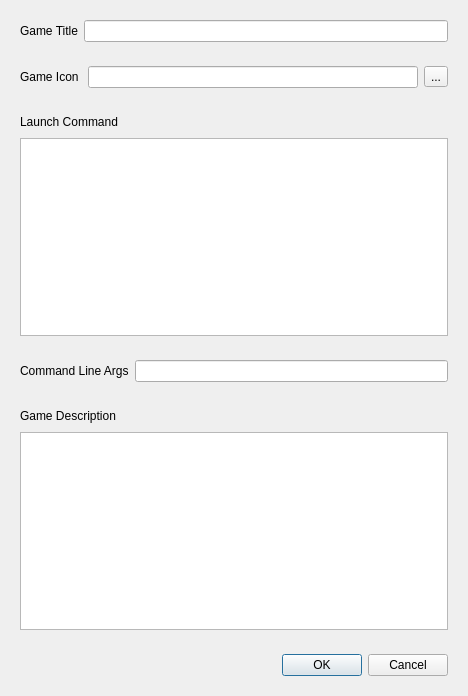
<?xml version="1.0" encoding="UTF-8"?>
<ui version="4.0">
 <class>Add_New_Game_Dialogue</class>
 <widget class="QDialog" name="Add_New_Game_Dialogue">
  <property name="geometry">
   <rect>
    <x>0</x>
    <y>0</y>
    <width>468</width>
    <height>696</height>
   </rect>
  </property>
  <property name="sizePolicy">
   <sizepolicy hsizetype="Fixed" vsizetype="Fixed">
    <horstretch>0</horstretch>
    <verstretch>0</verstretch>
   </sizepolicy>
  </property>
  <property name="windowTitle">
   <string>Add New Game</string>
  </property>
  <layout class="QVBoxLayout" name="verticalLayout">
   <item>
    <widget class="QWidget" name="gameTitleWidget" native="true">
     <layout class="QHBoxLayout" name="horizontalLayout_2">
      <item>
       <widget class="QLabel" name="label">
        <property name="text">
         <string>Game Title</string>
        </property>
       </widget>
      </item>
      <item>
       <widget class="QLineEdit" name="gameTitle"/>
      </item>
     </layout>
    </widget>
   </item>
   <item>
    <widget class="QWidget" name="gameIconWidget" native="true">
     <layout class="QHBoxLayout" name="horizontalLayout_3">
      <item>
       <widget class="QLabel" name="label_2">
        <property name="text">
         <string>Game Icon </string>
        </property>
       </widget>
      </item>
      <item>
       <widget class="QLineEdit" name="gameIcon">
        <property name="sizePolicy">
         <sizepolicy hsizetype="Expanding" vsizetype="Fixed">
          <horstretch>0</horstretch>
          <verstretch>0</verstretch>
         </sizepolicy>
        </property>
       </widget>
      </item>
      <item>
       <widget class="QToolButton" name="toolButton_2">
        <property name="text">
         <string>...</string>
        </property>
       </widget>
      </item>
     </layout>
    </widget>
   </item>
   <item>
    <widget class="QWidget" name="launchCommandWidget" native="true">
     <layout class="QVBoxLayout" name="verticalLayout_2">
      <item>
       <layout class="QHBoxLayout" name="horizontalLayout_5">
        <item>
         <widget class="QLabel" name="label_4">
          <property name="text">
           <string>Launch Command</string>
          </property>
         </widget>
        </item>
        <item>
         <spacer name="horizontalSpacer_3">
          <property name="orientation">
           <enum>Qt::Horizontal</enum>
          </property>
          <property name="sizeHint" stdset="0">
           <size>
            <width>40</width>
            <height>20</height>
           </size>
          </property>
         </spacer>
        </item>
       </layout>
      </item>
      <item>
       <widget class="QPlainTextEdit" name="launchCommand"/>
      </item>
     </layout>
    </widget>
   </item>
   <item>
    <widget class="QWidget" name="launchScriptWidget" native="true">
     <layout class="QHBoxLayout" name="horizontalLayout_4">
      <item>
       <widget class="QLabel" name="label_3">
        <property name="text">
         <string>Command Line Args</string>
        </property>
       </widget>
      </item>
      <item>
       <widget class="QLineEdit" name="commandLineArgs"/>
      </item>
     </layout>
    </widget>
   </item>
   <item>
    <widget class="QWidget" name="gameDescriptionWidget" native="true">
     <layout class="QVBoxLayout" name="verticalLayout_3">
      <item>
       <layout class="QHBoxLayout" name="horizontalLayout_6">
        <item>
         <widget class="QLabel" name="label_5">
          <property name="text">
           <string>Game Description</string>
          </property>
         </widget>
        </item>
        <item>
         <spacer name="horizontalSpacer_2">
          <property name="orientation">
           <enum>Qt::Horizontal</enum>
          </property>
          <property name="sizeHint" stdset="0">
           <size>
            <width>40</width>
            <height>20</height>
           </size>
          </property>
         </spacer>
        </item>
       </layout>
      </item>
      <item>
       <widget class="QPlainTextEdit" name="gameDescription"/>
      </item>
     </layout>
    </widget>
   </item>
   <item>
    <widget class="QWidget" name="okCancelWidget" native="true">
     <layout class="QHBoxLayout" name="horizontalLayout">
      <item>
       <spacer name="horizontalSpacer">
        <property name="orientation">
         <enum>Qt::Horizontal</enum>
        </property>
        <property name="sizeHint" stdset="0">
         <size>
          <width>40</width>
          <height>20</height>
         </size>
        </property>
       </spacer>
      </item>
      <item>
       <widget class="QDialogButtonBox" name="buttonBox">
        <property name="sizePolicy">
         <sizepolicy hsizetype="Fixed" vsizetype="Fixed">
          <horstretch>0</horstretch>
          <verstretch>0</verstretch>
         </sizepolicy>
        </property>
        <property name="orientation">
         <enum>Qt::Horizontal</enum>
        </property>
        <property name="standardButtons">
         <set>QDialogButtonBox::Cancel|QDialogButtonBox::Ok</set>
        </property>
       </widget>
      </item>
     </layout>
    </widget>
   </item>
  </layout>
 </widget>
 <resources/>
 <connections>
  <connection>
   <sender>buttonBox</sender>
   <signal>rejected()</signal>
   <receiver>Add_New_Game_Dialogue</receiver>
   <slot>reject()</slot>
   <hints>
    <hint type="sourcelabel">
     <x>449</x>
     <y>677</y>
    </hint>
    <hint type="destinationlabel">
     <x>286</x>
     <y>274</y>
    </hint>
   </hints>
  </connection>
  <connection>
   <sender>buttonBox</sender>
   <signal>accepted()</signal>
   <receiver>Add_New_Game_Dialogue</receiver>
   <slot>accept()</slot>
   <hints>
    <hint type="sourcelabel">
     <x>449</x>
     <y>677</y>
    </hint>
    <hint type="destinationlabel">
     <x>157</x>
     <y>274</y>
    </hint>
   </hints>
  </connection>
  <connection>
   <sender>toolButton_2</sender>
   <signal>clicked()</signal>
   <receiver>Add_New_Game_Dialogue</receiver>
   <slot>searchForGameIcon()</slot>
   <hints>
    <hint type="sourcelabel">
     <x>436</x>
     <y>82</y>
    </hint>
    <hint type="destinationlabel">
     <x>454</x>
     <y>94</y>
    </hint>
   </hints>
  </connection>
  <connection>
   <sender>Add_New_Game_Dialogue</sender>
   <signal>gameIconTextChanged(QString)</signal>
   <receiver>gameIcon</receiver>
   <slot>setText(QString)</slot>
   <hints>
    <hint type="sourcelabel">
     <x>458</x>
     <y>163</y>
    </hint>
    <hint type="destinationlabel">
     <x>341</x>
     <y>89</y>
    </hint>
   </hints>
  </connection>
  <connection>
   <sender>buttonBox</sender>
   <signal>rejected()</signal>
   <receiver>Add_New_Game_Dialogue</receiver>
   <slot>clearDialogueElements()</slot>
   <hints>
    <hint type="sourcelabel">
     <x>358</x>
     <y>667</y>
    </hint>
    <hint type="destinationlabel">
     <x>364</x>
     <y>688</y>
    </hint>
   </hints>
  </connection>
 </connections>
 <slots>
  <signal>gameIconTextChanged(QString)</signal>
  <slot>updateSelectedFile()</slot>
  <slot>searchForGameIcon()</slot>
  <slot>addNewGameToDbc()</slot>
  <slot>clearDialogueElements()</slot>
 </slots>
</ui>
